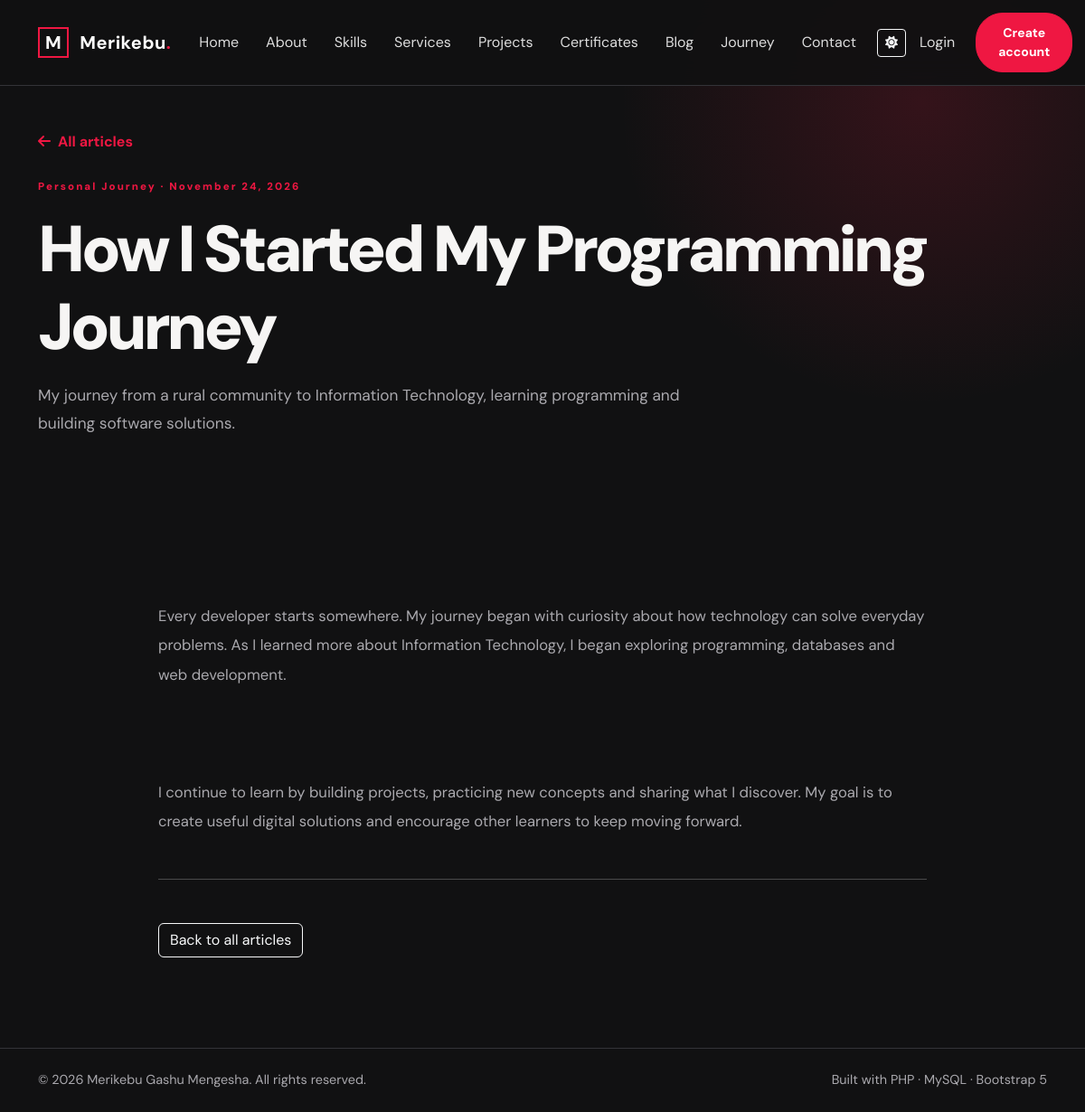
The app's page /blog-post.php?slug=my-programming-journey with its own data.
### tables this page shows
CREATE TABLE IF NOT EXISTS blog_posts (
 id INT AUTO_INCREMENT PRIMARY KEY,
 title VARCHAR(220) NOT NULL,
 slug VARCHAR(240) NOT NULL UNIQUE,
 excerpt TEXT NOT NULL,
 content LONGTEXT NOT NULL,
 category VARCHAR(100) NOT NULL DEFAULT 'Technology',
 cover_image VARCHAR(255) DEFAULT '',
 published TINYINT(1) NOT NULL DEFAULT 1,
 published_at DATETIME DEFAULT CURRENT_TIMESTAMP,
 created_at TIMESTAMP DEFAULT CURRENT_TIMESTAMP
);

### config/functions.php (called while the page is built, shortened)
<?php
function e($v): string { return htmlspecialchars((string)$v, ENT_QUOTES, 'UTF-8'); }

### blog-post.php (the view)
<?php
require_once __DIR__.'/config/functions.php';$slug=trim($_GET['slug']??'');$q=$pdo->prepare('SELECT * FROM blog_posts WHERE slug=? AND published=1 LIMIT 1');$q->execute([$slug]);$post=$q->fetch();if(!$post){http_response_code(404);$pageTitle='Article not found';}else{$pageTitle=$post['title'];}
include __DIR__.'/includes/header.php';?>
<section class="inner-hero"><div class="container"><a class="text-link" href="<?=BASE_URL?>/blog.php"><i class="fa-solid fa-arrow-left me-2"></i>All articles</a><?php if($post):?><div class="mt-4"><span class="eyebrow"><?=e($post['category'])?> · <?=date('F j, Y',strtotime($post['published_at']))?></span><h1><?=e($post['title'])?></h1><p><?=e($post['excerpt'])?></p></div><?php else:?><h1>Article <b>not found</b></h1><p>This article may have been unpublished or the link may be incorrect.</p><?php endif;?></div></section>
<?php if($post):?><section class="section"><div class="container"><article class="article-body"><div class="detail-prose"><?=nl2br(e($post['content']))?></div><hr class="my-5"><a class="btn btn-outline-light" href="<?=BASE_URL?>/blog.php">Back to all articles</a></article></div></section><?php endif;?>
<?php include __DIR__.'/includes/footer.php';?>

### assets/css/style.css (style rules this page uses)
:root { --bg: #111112; --panel: #1d1d20; --panel2: #242428; --text: #f6f5f4; --muted: #aaa9ae; --accent: #ef1742; --line: #333338; }
* { box-sizing: border-box; }
html { scroll-behavior: smooth; scroll-padding-top: 85px; }
body { margin: 0; background: var(--bg); color: var(--text); font-family: "DM Sans", sans-serif; transition: 0.25s; }
a { color: var(--accent); text-decoration: none; }
.eyebrow, .section-heading > span { font-size: 0.75rem; letter-spacing: 2px; color: var(--accent); font-weight: 700; }
.section { padding: 100px 0; }
.text-link { font-weight: 700; }
.contact-kicker, .eyebrow { font-size: 0.72rem; font-weight: 800; letter-spacing: 0.18em; color: var(--accent, #ed1d45); display: inline-flex; align-items: center; gap: 10px; }
.inner-hero { padding: 145px 0 65px; background: radial-gradient( circle at 85% 20%, rgba(237, 29, 69, 0.16), transparent 30% ), var(--bg, #111); }
.inner-hero h1 { font-size: clamp(2.7rem, 6vw, 5rem); font-weight: 850; letter-spacing: -0.06em; margin: 16px 0; }
.inner-hero p { max-width: 720px; color: var(--muted, #aaa); font-size: 1.08rem; line-height: 1.8; }
.detail-prose { font-size: 1.04rem; line-height: 1.95; color: var(--muted, #bbb); white-space: pre-line; }
.article-body { max-width: 850px; margin: auto; }

### records on screen
blog_posts: category "Personal Journey", published_at "November 24, 2026", title "How I Started My Programming Journey", excerpt "My journey from a rural community to Information Technology, learning programming and building software solutions.", content "Every developer starts somewhere. My journey began with curiosity about how technology can solve everyday problems. As I learned more about Information Technology, I began exploring programming, databases and web development. I continue to learn by building projects, practicing new concepts and sharing what I discover. My goal is to create useful digital solutions and encourage other learners to keep moving forward."
